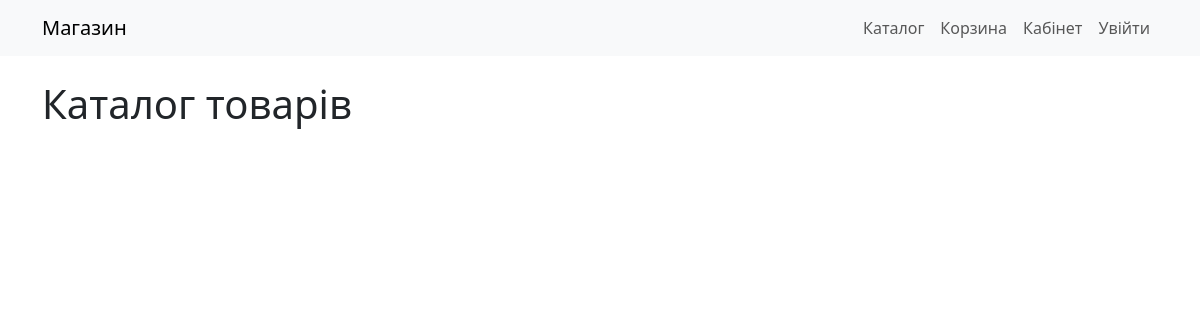
/products/, run on an earlier commit of the app's database.
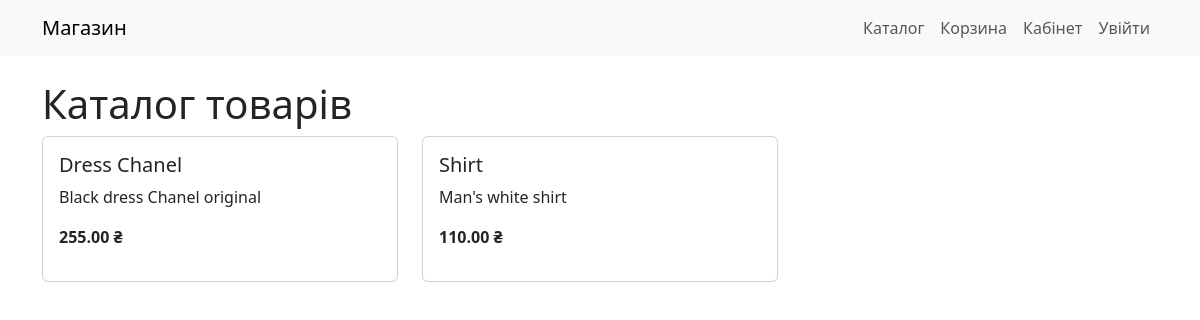
And on a later commit of the database.
### products/models.py (models this page shows, shortened)
class Product(models.Model):
    title = models.CharField(max_length=100)
    description = models.TextField()
    price = models.DecimalField(max_digits=8, decimal_places=2)
    image_url = models.URLField(blank=True)

### products/views.py (the view)
# urls.py: path('', views.product_list, name='product_list'),
def product_list(request):
    products = Product.objects.all()
    return render(request, 'products/product_list.html', {'products': products})

### templates/products/product_list.html (shortened to what this page needs)
{% extends "base.html" %}
{% block content %}
<h1>Каталог товарів</h1>
<div class="row">
  {% for product in products %}
    <div class="col-md-4 mb-4">
      <div class="card">
        <div class="card-body">
          <h5 class="card-title">{{ product.title }}</h5>
          <p class="card-text">{{ product.description|truncatechars:100 }}</p>
          <p><strong>{{ product.price }} ₴</strong></p>
        </div>
      </div>
    </div>
  {% endfor %}
</div>
{% endblock %}

### templates/base.html (shortened to what this page needs)
<!DOCTYPE html>
<html lang="uk">
<head>
    <link href="https://cdn.jsdelivr.net/npm/bootstrap@5.3.0/dist/css/bootstrap.min.css" rel="stylesheet">
</head>
<body>
<nav class="navbar navbar-expand-lg navbar-light bg-light">
  <div class="container">
    <a class="navbar-brand" href="/">Магазин</a>
    <div class="collapse navbar-collapse" id="navbarNav">
      <ul class="navbar-nav ms-auto">
        <li class="nav-item"><a class="nav-link" href="/products/">Каталог</a></li>
        <li class="nav-item"><a class="nav-link" href="/cart/">Корзина</a></li>
        <li class="nav-item"><a class="nav-link" href="/account/">Кабінет</a></li>
        <li class="nav-item"><a class="nav-link" href="/login/">Увійти</a></li>
      </ul>
    </div>
  </div>
</nav>
<div class="container mt-4">
    {% block content %}{% endblock %}
</div>
</body>
</html>

What changed in the data, as far as the page shows it:
added Product: title "Dress Chanel", description "Black dress Chanel original", price "255.00"
added Product: title "Shirt", description "Man's white shirt", price "110.00"
